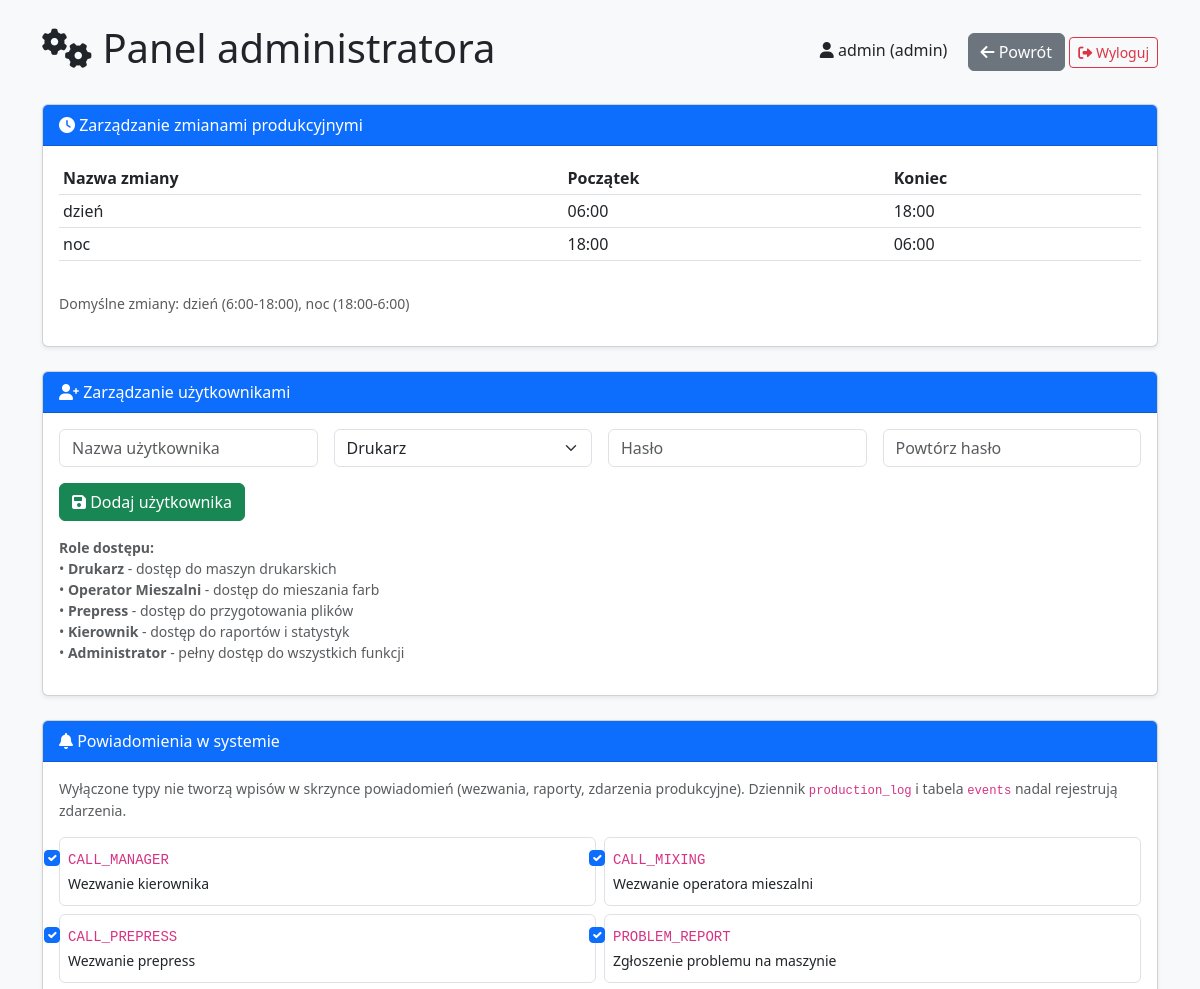
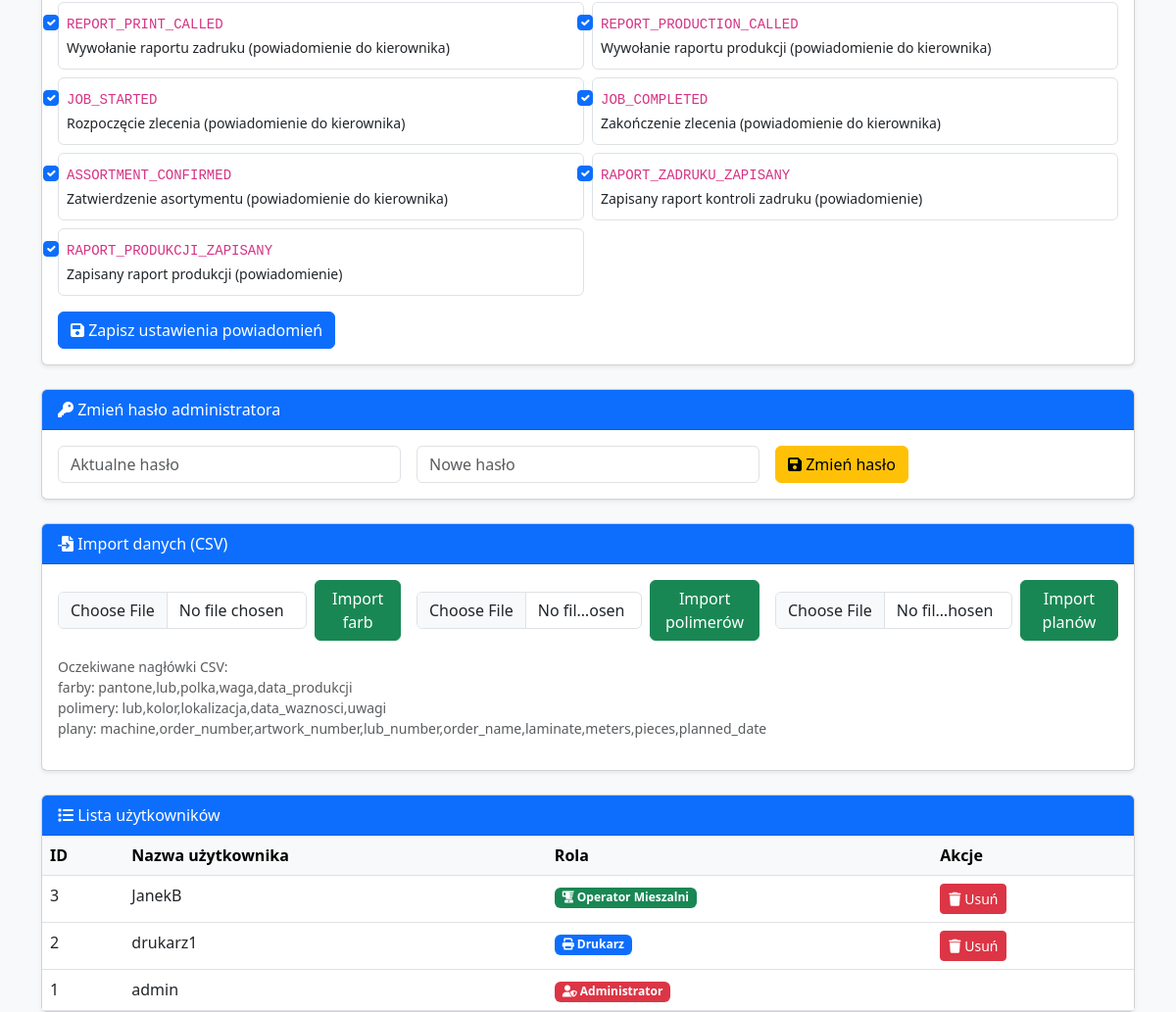
The page /admin (signed in) on the database its author committed (2 pictures, top to bottom).
### tables this page shows
CREATE TABLE shifts (
            id INTEGER PRIMARY KEY AUTOINCREMENT,
            name TEXT NOT NULL UNIQUE,  -- dzien, noc
            start_time TIME NOT NULL,
            end_time TIME NOT NULL
        );

CREATE TABLE notification_settings (
            event_key TEXT PRIMARY KEY,
            enabled INTEGER NOT NULL DEFAULT 1
        );

CREATE TABLE users (
            id INTEGER PRIMARY KEY AUTOINCREMENT,
            username TEXT UNIQUE NOT NULL,
            role TEXT NOT NULL,
            password TEXT
        );

### routers/admin.py (the view)
@router.get("")
def admin_panel(
    request: Request,
    admin=Depends(require_admin),
    error: str = Query(None),
    success: str = Query(None),
    conn=Depends(get_db),
):
    cur = conn.cursor()
    cur.execute("SELECT id, username, role FROM users ORDER BY role DESC, username")
    users = cur.fetchall()
    cur.execute("SELECT name, start_time, end_time FROM shifts ORDER BY start_time")
    shifts = cur.fetchall()
    cur.execute("SELECT event_key, enabled FROM notification_settings")
    settings_map = {r["event_key"]: bool(r["enabled"]) for r in cur.fetchall()}
    notification_prefs = [
        {"key": k, "label": v, "enabled": settings_map.get(k, True)}
        for k, v in NOTIFICATION_EVENT_LABELS.items()
    ]
    context = {
        "users": users,
        "shifts": shifts,
        "notification_prefs": notification_prefs,
        "user": {"username": request.session.get("username"), "role": request.session.get("role")},
    }
    if error:
        context["error"] = error
    if success:
        context["success"] = success
    return render_template("admin_panel.html", context)

### templates/admin_panel.html (shortened to what this page needs)
<!DOCTYPE html>
<html lang="pl">
<head>
    <link href="https://cdn.jsdelivr.net/npm/bootstrap@5.3.0/dist/css/bootstrap.min.css" rel="stylesheet">
    <link rel="stylesheet" href="https://cdnjs.cloudflare.com/ajax/libs/font-awesome/6.0.0/css/all.min.css">
</head>
<body class="bg-light">
<div class="container mt-4">
    <div class="d-flex justify-content-between align-items-center mb-4">
        <h1><i class="fas fa-cogs"></i> Panel administratora</h1>
        <div>
            <span class="me-3"><i class="fas fa-user"></i> {{ user.username }} ({{ user.role }})</span>
            <a href="/magazyn" class="btn btn-secondary"><i class="fas fa-arrow-left"></i> Powrót</a>
            <a href="/logout" class="btn btn-outline-danger btn-sm"><i class="fas fa-sign-out-alt"></i> Wyloguj</a>
        </div>
    </div>
    <div class="card shadow-sm mb-4">
        <div class="card-header bg-primary text-white"><i class="fas fa-clock"></i> Zarządzanie zmianami produkcyjnymi</div>
        <div class="card-body">
            <div class="table-responsive mb-3">
                <table class="table table-sm">
                    <thead>
                        <tr>
                            <th>Nazwa zmiany</th>
                            <th>Początek</th>
                            <th>Koniec</th>
                        </tr>
                    </thead>
                    <tbody>
                        {% for shift in shifts %}
                        <tr>
                            <td>{{ shift.name }}</td>
                            <td>{{ shift.start_time }}</td>
                            <td>{{ shift.end_time }}</td>
                        </tr>
                        {% endfor %}
                    </tbody>
                </table>
            </div>
            <p class="text-muted small">Domyślne zmiany: dzień (6:00-18:00), noc (18:00-6:00)</p>
        </div>
    </div>
    <div class="card shadow-sm mb-4">
        <div class="card-header bg-primary text-white"><i class="fas fa-user-plus"></i> Zarządzanie użytkownikami</div>
        <div class="card-body">
            <form method="post" action="/admin/add_user" class="row g-3 mb-3">
                <div class="col-md-3">
                    <input type="text" name="username" class="form-control" placeholder="Nazwa użytkownika" required>
                </div>
                <div class="col-md-3">
                    <select name="role" class="form-select" required>
                        <option value="drukarz">Drukarz</option>
                    </select>
                </div>
                <div class="col-md-3">
                    <input type="password" name="password" class="form-control" placeholder="Hasło" required>
                </div>
                <div class="col-md-3">
                    <input type="password" name="confirm_password" class="form-control" placeholder="Powtórz hasło" required>
                </div>
                <div class="col-md-3">
                    <button type="submit" class="btn btn-success"><i class="fas fa-save"></i> Dodaj użytkownika</button>
                </div>
            </form>
            <p class="text-muted small">
                <strong>Role dostępu:</strong><br>
                • <strong>Drukarz</strong> - dostęp do maszyn drukarskich<br>
                • <strong>Operator Mieszalni</strong> - dostęp do mieszania farb<br>
                • <strong>Prepress</strong> - dostęp do przygotowania plików<br>
                • <strong>Kierownik</strong> - dostęp do raportów i statystyk<br>
                • <strong>Administrator</strong> - pełny dostęp do wszystkich funkcji
            </p>
        </div>
    </div>
    <div class="card shadow-sm mb-4">
        <div class="card-header bg-primary text-white"><i class="fas fa-bell"></i> Powiadomienia w systemie</div>
        <div class="card-body">
            <p class="text-muted small">Wyłączone typy nie tworzą wpisów w skrzynce powiadomień (wezwania, raporty, zdarzenia produkcyjne). Dziennik <code>production_log</code> i tabela <code>events</code> nadal rejestrują zdarzenia.</p>
            <form method="post" action="/admin/notification-settings">
                <div class="row g-2">
                    {% for np in notification_prefs %}
                    <div class="col-md-6">
                        <div class="form-check border rounded p-2 h-100">
                            <input class="form-check-input" type="checkbox" name="{{ np.key }}" id="n-{{ np.key }}" {% if np.enabled %}checked{% endif %}>
                            <label class="form-check-label" for="n-{{ np.key }}">
                                <code class="small">{{ np.key }}</code><br><span class="small">{{ np.label }}</span>
                            </label>
                        </div>
                    </div>
                    {% endfor %}
                </div>
                <button type="submit" class="btn btn-primary mt-3"><i class="fas fa-save"></i> Zapisz ustawienia powiadomień</button>
            </form>
        </div>
    </div>
    <div class="card shadow-sm mb-4">
        <div class="card-header bg-primary text-white"><i class="fas fa-key"></i> Zmień hasło administratora</div>
        <div class="card-body">
            <form method="post" action="/admin/change_password" class="row g-3">
                <div class="col-md-4">
                    <input type="password" name="current_password" class="form-control" placeholder="Aktualne hasło" required>
                </div>
                <div class="col-md-4">
                    <input type="password" name="new_password" class="form-control" placeholder="Nowe hasło" required>
                </div>
                <div class="col-md-4">
                    <button type="submit" class="btn btn-warning"><i class="fas fa-save"></i> Zmień hasło</button>
                </div>
            </form>
        </div>
    </div>
    <div class="card shadow-sm mb-4">
        <div class="card-header bg-primary text-white"><i class="fas fa-file-import"></i> Import danych (CSV)</div>
        <div class="card-body">
            <div class="row g-3">
                <div class="col-md-4">
                    <form action="/admin/import_farby" method="post" enctype="multipart/form-data" class="d-flex gap-2 align-items-center">
                        <input type="file" name="plik" class="form-control" accept=".csv" required>
                        <button type="submit" class="btn btn-success">Import farb</button>
                    </form>
                </div>
                <div class="col-md-4">
                    <form action="/admin/import_polimery" method="post" enctype="multipart/form-data" class="d-flex gap-2 align-items-center">
                        <input type="file" name="plik" class="form-control" accept=".csv" required>
                        <button type="submit" class="btn btn-success">Import polimerów</button>
                    </form>
                </div>
                <div class="col-md-4">
                    <form action="/admin/import_plany" method="post" enctype="multipart/form-data" class="d-flex gap-2 align-items-center">
                        <input type="file" name="plik" class="form-control" accept=".csv" required>
                        <button type="submit" class="btn btn-success">Import planów</button>
                    </form>
                </div>
            </div>
            <p class="text-muted mt-3 small">Oczekiwane nagłówki CSV:<br>
                farby: pantone,lub,polka,waga,data_produkcji<br>
                polimery: lub,kolor,lokalizacja,data_waznosci,uwagi<br>
                plany: machine,order_number,artwork_number,lub_number,order_name,laminate,meters,pieces,planned_date
            </p>
        </div>
    </div>
    <div class="card shadow-sm">
        <div class="card-header bg-primary text-white"><i class="fas fa-list"></i> Lista użytkowników</div>
        <div class="card-body p-0">
            <div class="table-responsive">
                <table class="table table-hover mb-0">
                    <thead class="table-light">
                        <tr>
                            <th>ID</th>
                            <th>Nazwa użytkownika</th>
                            <th>Rola</th>
                            <th>Akcje</th>
                        </tr>
                    </thead>
                    <tbody>
                        {% for u in users %}
                        <tr>
                            <td>{{ u.id }}</td>
                            <td>{{ u.username }}</td>
                            <td>
                                {% if u.role == 'admin' %}
                                    <span class="badge bg-danger"><i class="fas fa-user-shield"></i> Administrator</span>
                                {% elif u.role == 'manager' %}
                                    <span class="badge bg-warning"><i class="fas fa-user-tie"></i> Kierownik</span>
                                {% elif u.role == 'drukarz' %}
                                    <span class="badge bg-primary"><i class="fas fa-print"></i> Drukarz</span>
                                {% elif u.role == 'operator_mieszalni' %}
                                    <span class="badge bg-success"><i class="fas fa-blender"></i> Operator Mieszalni</span>
                                {% elif u.role == 'prepress' %}
                                    <span class="badge bg-info"><i class="fas fa-images"></i> Prepress</span>
                                {% else %}
                                    <span class="badge bg-secondary"><i class="fas fa-user"></i> {{ u.role }}</span>
                                {% endif %}
                            </td>
                            <td>
                                {% if u.role != 'admin' %}
                                <form method="post" action="/admin/delete_user" style="display:inline;">
                                    <button type="submit" class="btn btn-sm btn-danger" onclick="return confirm('Usunąć użytkownika {{ u.username }}?')"><i class="fas fa-trash"></i> Usuń</button>
                                </form>
                                {% endif %}
                            </td>
                        </tr>
                        {% endfor %}
                    </tbody>
                </table>
            </div>
        </div>
    </div>
</div>
</body>
</html>

### rows shown on the page
shifts: name "dzień", start_time "06:00", end_time "18:00"
shifts: name "noc", start_time "18:00", end_time "06:00"
notification_settings: key "CALL_MANAGER", label "Wezwanie kierownika"
notification_settings: key "CALL_MIXING", label "Wezwanie operatora mieszalni"
notification_settings: key "CALL_PREPRESS", label "Wezwanie prepress"
notification_settings: key "PROBLEM_REPORT", label "Zgłoszenie problemu na maszynie"
notification_settings: key "REPORT_PRINT_CALLED", label "Wywołanie raportu zadruku (powiadomienie do kierownika)"
notification_settings: key "REPORT_PRODUCTION_CALLED", label "Wywołanie raportu produkcji (powiadomienie do kierownika)"
notification_settings: key "JOB_STARTED", label "Rozpoczęcie zlecenia (powiadomienie do kierownika)"
notification_settings: key "JOB_COMPLETED", label "Zakończenie zlecenia (powiadomienie do kierownika)"
notification_settings: key "ASSORTMENT_CONFIRMED", label "Zatwierdzenie asortymentu (powiadomienie do kierownika)"
notification_settings: key "RAPORT_ZADRUKU_ZAPISANY", label "Zapisany raport kontroli zadruku (powiadomienie)"
notification_settings: key "RAPORT_PRODUKCJI_ZAPISANY", label "Zapisany raport produkcji (powiadomienie)"
users: id "3", username "JanekB", shows "Operator Mieszalni"
users: id "2", username "drukarz1", role "drukarz" (drawn)
users: id "1", username "admin", role "admin" (drawn)

### other values the page prints
{{ user.username }} "admin"
{{ user.role }} "admin"
